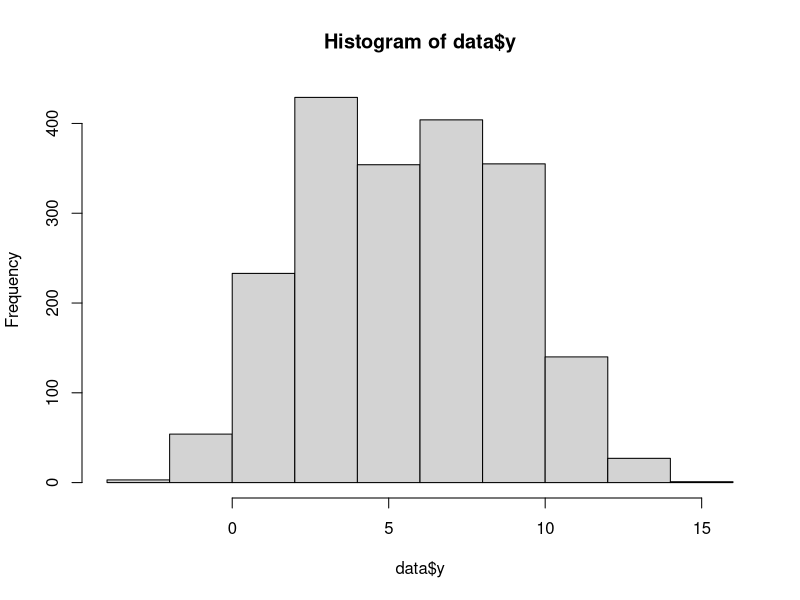
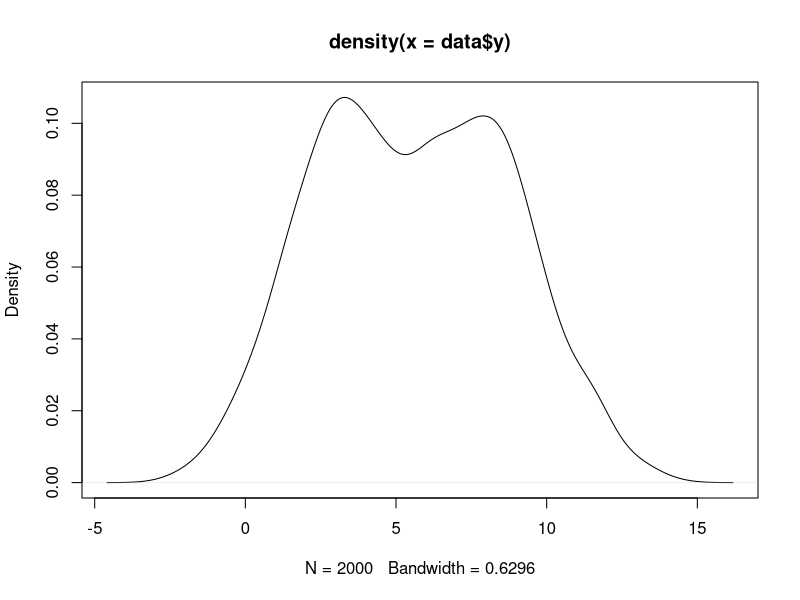
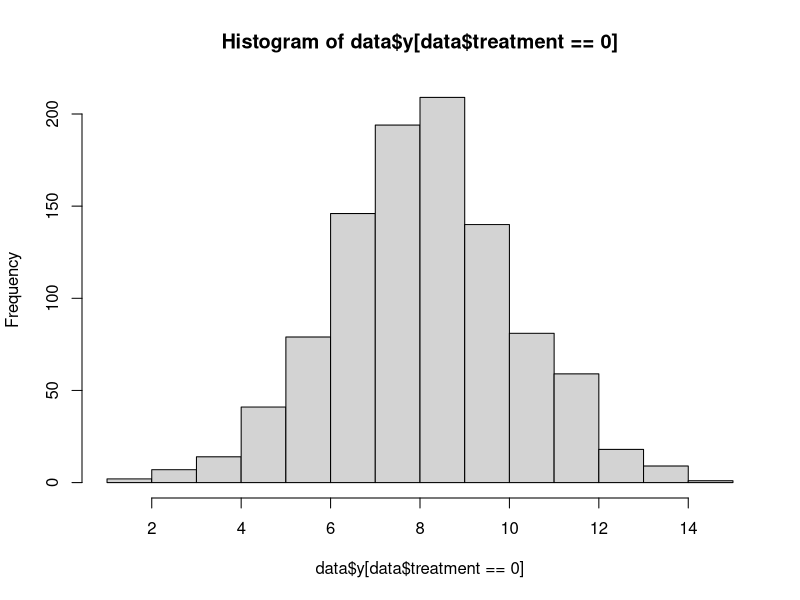
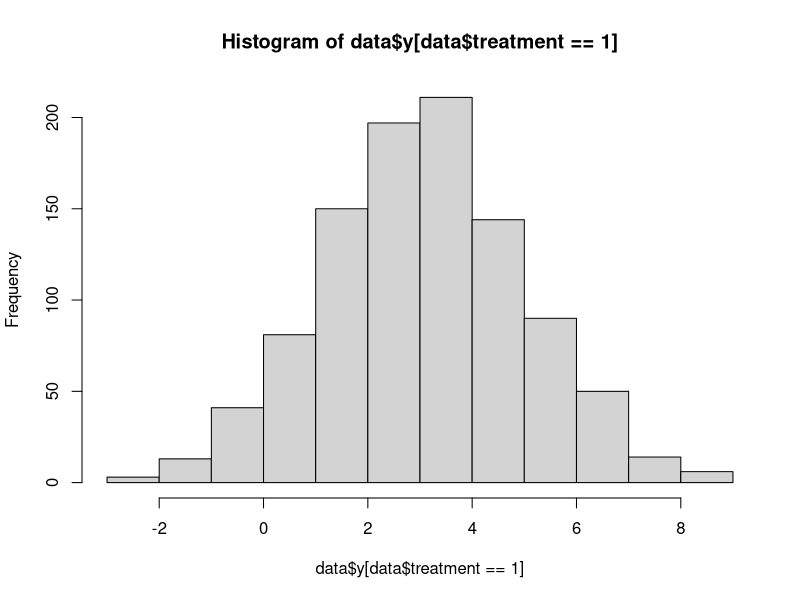
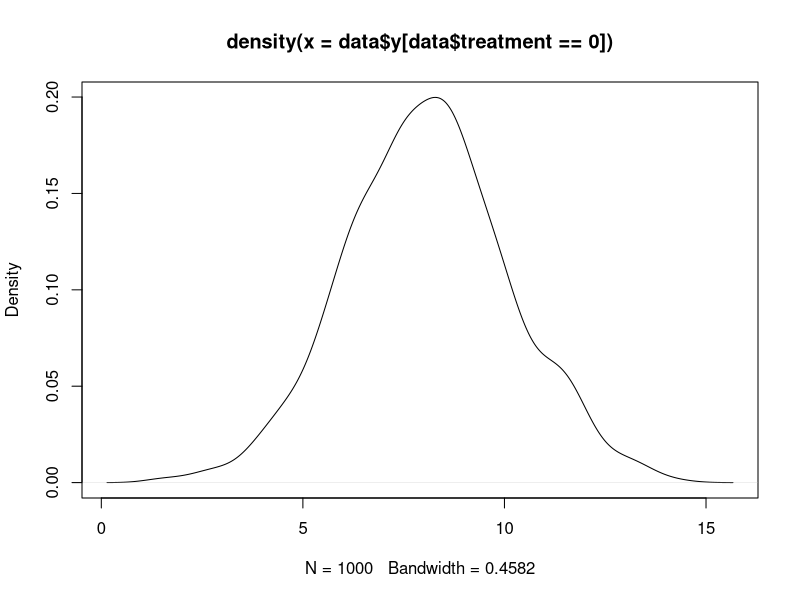
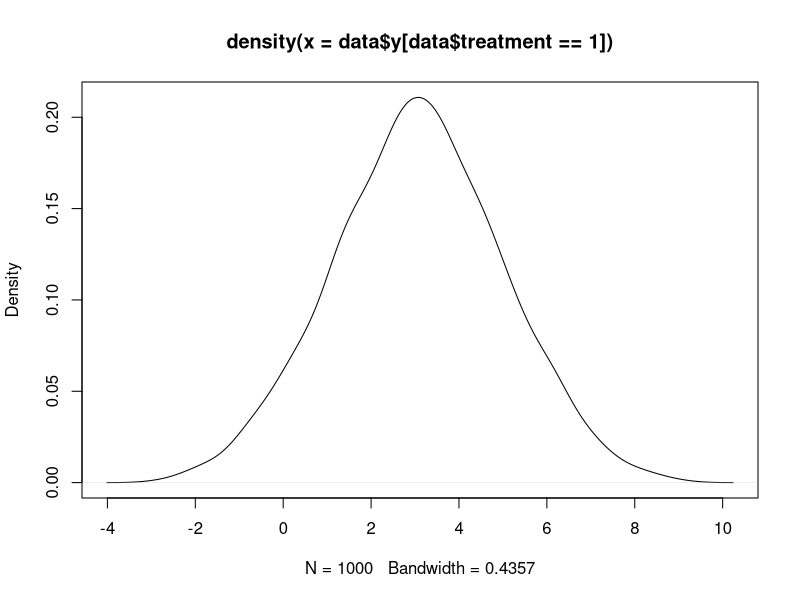

The R source for these figures, in order:
## ---- chunk 1
knitr::opts_chunk$set(echo = FALSE, eval = FALSE)
## ---- chunk 2
rm(list=ls())
data <- read.csv("data.csv")
## ---- chunk 3
# 1
mean(data$y); var(data$y); sd(data$y)
mean(data$y[data$treatment == 1]); var(data$y[data$treatment == 1]); sd(data$y[data$treatment == 1])
mean(data$y[data$treatment == 0]); var(data$y[data$treatment == 0]); sd(data$y[data$treatment == 0])

# 2
hist(data$y)
plot(density(data$y))
# 3
hist(data$y[data$treatment == 0])
hist(data$y[data$treatment == 1])

plot(density(data$y[data$treatment == 0]))
plot(density(data$y[data$treatment == 1]))
## ---- chunk 4
t.test(data$y, mu = 5.4)
t.test(data$y, mu = 5.4, alternative = "greater")
t.test(data$y, mu = 5.4, alternative = "less")
